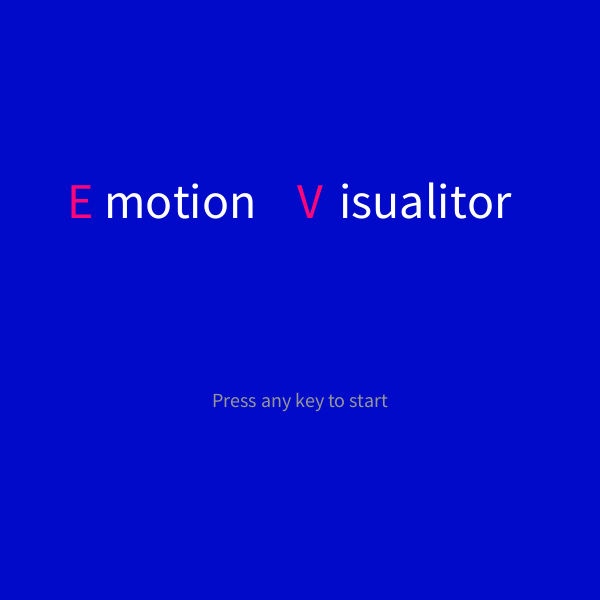
Frame 1 (no input)
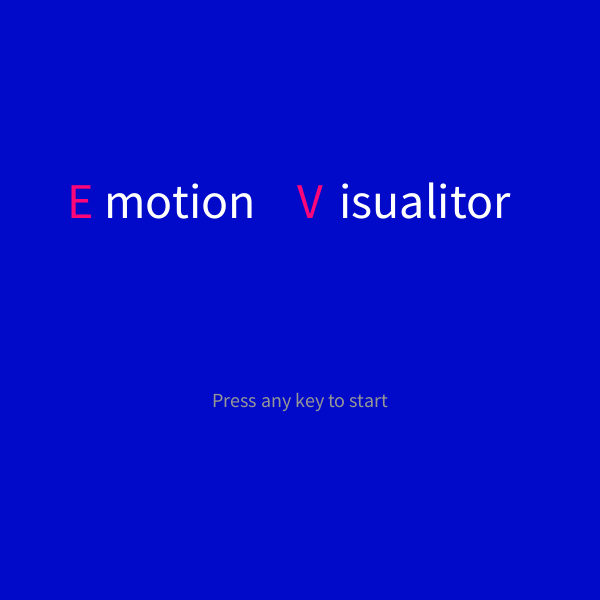
Frame 60 (the mouse pressed at the canvas centre just before this capture)
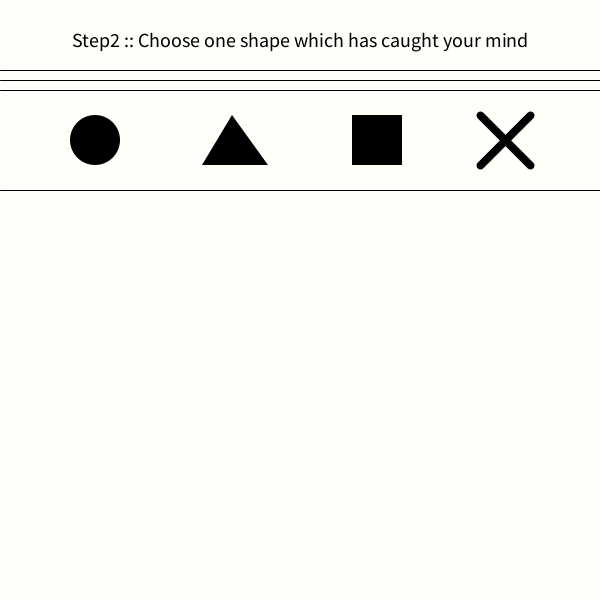
Frame 120 (the mouse held since frame 60 and released just before this capture)

The Processing sketch that drew these frames (run headless with seeded random() and noise(); from frame 60 on, the mouse is pressed at the canvas centre):

// Processing sketch: processing_108536
// ── processing_108536.pde

int red,yellow,green,blue,purple,black,white;
int numberOfColor = 7;
color [] colors;
int level =0;
int [] choice = new int[4];
color selectedColor;
char selectedShape;

void setup(){
  size(600,600);
  red =#FF0000;
  yellow=#FFF700;
  green=#1BA52C;
  blue=#0035FF;
  purple=#A915D3;
  black=#000000;
  white=#FFFFFF;
  smooth();
  
  colors = new color[numberOfColor];
  colors[0] = red;
  colors[1] = yellow;
  colors[2] = green;
  colors[3] = blue;
  colors[4] = purple;
  colors[5] = black;
  colors[6] = white;
  
  selectedColor = #000000; //default color is black
}

void draw(){
  if(level == 0){
    mainPage();
  }else if(level == 1){
    colorPage();
  }else if(level == 2){
    shapePage();
  }else if(level == 3){
    linePage();
  }else if(level == 4){
    finalPage();
  }
}

void mainPage(){
  background(0,10,200);
  textSize(50);
  fill(#FF057A);
  textAlign(CENTER,CENTER);
  text("E",80,height/3);
  fill(255);
  text("motion", 180, height/3);
  fill(#FF057A);
  text("V",310,height/3);
  fill(255);
  text("isualitor", 425,height/3);
  textSize(20);
  fill(150);
  text("Press any key to start", width/2, height/3*2);
  
  if(keyPressed || mousePressed)
    level=1;
}

void colorPage(){
  background(255,255,240);
  textSize(20);
  fill(0);
  text("Step1 :: Choose one color which has caught your mind", width/2, 40);
  stroke(0);
  line(0,70,width,70);
  line(0,80,width,80);
  line(0,90,width,90);
  line(0,190,width,190);
 
 for(int i=0; i < numberOfColor ; i++){
    noStroke();
    fill(colors[i]);
    rect(width/7 *i, 200, width/7 * (i+1), height);
   
    //Color Selected  
  if(mouseX >= width/7 *i && mouseX < width/7*(i+1) && mouseY >= 200 && mouseY <600){
    if(i == 6){
      fill(0,50);
      ellipse((width/7*i + width/7*(i+1))/2, 140, 42,42);
      fill(0,50);
    }else
      fill(255,50);
    rect(width/7 *i, 200, width/7 * (i+1), height);
    
    fill(colors[i]);
    ellipse((width/7*i + width/7*(i+1))/2, 140, 40,40);
    
    if(mousePressed){
      selectedColor=colors[i];
      level =2;
    }
  }
  
 }
  

  
}

void shapePage(){
  noStroke();
  background(255,255,250);
  textSize(20);
  fill(0);
  text("Step2 :: Choose one shape which has caught your mind", width/2, 40);
  
  stroke(0);
  strokeWeight(1);
  line(0,70,width,70);
  line(0,80,width,80);
  line(0,90,width,90);
  line(0,190,width,190);
  
  noStroke();
  fill(0);
  ellipse(width/5-25,140,50,50);
  triangle(width/5*2-8,140-25, width/5*2 -38, 140+25, width/5*2+28, 140+25);
  rect(width/5*3-8,140-25, 50,50);
  stroke(0);
  strokeWeight(8);
  line(width/5*4, 140-25, width/5*4+50, 140+25);
  line(width/5*4+50, 140-25, width/5*4, 140+25);
  
  if(mouseX >= width/5-25-25 && mouseX <= width/5-25+25 && mouseY >= 140-25 && mouseY <= 140+25){
    stroke(selectedColor);
    noFill();
    ellipse(width/2,height/3*2,290,290);
    if(mousePressed){
      selectedShape = 'c';
      level =3;
    }  
  }else if(mouseX >= width/5*2-38 && mouseX <= width/5*2+28 && mouseY >= 140-25 && mouseY <= 140+25){
    stroke(selectedColor);
    noFill();
    triangle(width/5*2-8,140-25, width/5*2 -38, 140+25, width/5*2+28, 140+25);
    if(mousePressed){
      selectedShape = 't';
      level =3;
    }  
  }else if(mouseX >= width/5-25-25 && mouseX <= width/5-25+25 && mouseY >= 140-25 && mouseY <= 140+25){
    stroke(selectedColor);
    noFill();
    ellipse(width/2,height/3*2,290,290);
    if(mousePressed){
      selectedShape = 'r';
      level =3;
    }  
  }else if(mouseX >= width/5-25-25 && mouseX <= width/5-25+25 && mouseY >= 140-25 && mouseY <= 140+25){
    stroke(selectedColor);
    noFill();
    ellipse(width/2,height/3*2,290,290);
    if(mousePressed){
      selectedShape = 'x';
      level =3;
    }  
  }
  
 
 
  
}


void linePage(){
  background(255,255,250);
  textSize(20);
  fill(0);
  text("Step3 :: draw one continuous line ", width/2, height/3*2);
  text("and then, press key N to go to see final !", width/2, height/3*2+40);
  
  if(keyPressed&& key=='n' || key=='N'){
    level=4;
  }
}


void finalPage(){
  background(0);
  textSize(20);
  fill(255);
  text("Your Emotion Statue !", width/2, 40);
  noStroke();
  fill(0);
  rect(5,100,600-10,500-5);
  noLoop();
  for(int i=0; i< int(random(10,100)); i++){
    float x,y,r1,r2;
    x=random(5,595);
    y=random(100,600);
    r1=random(5,200);
    r2=random(5,200);
    fill(selectedColor,random(10,100));
    ellipse(x,y,r1,r2);
  }
  
}
